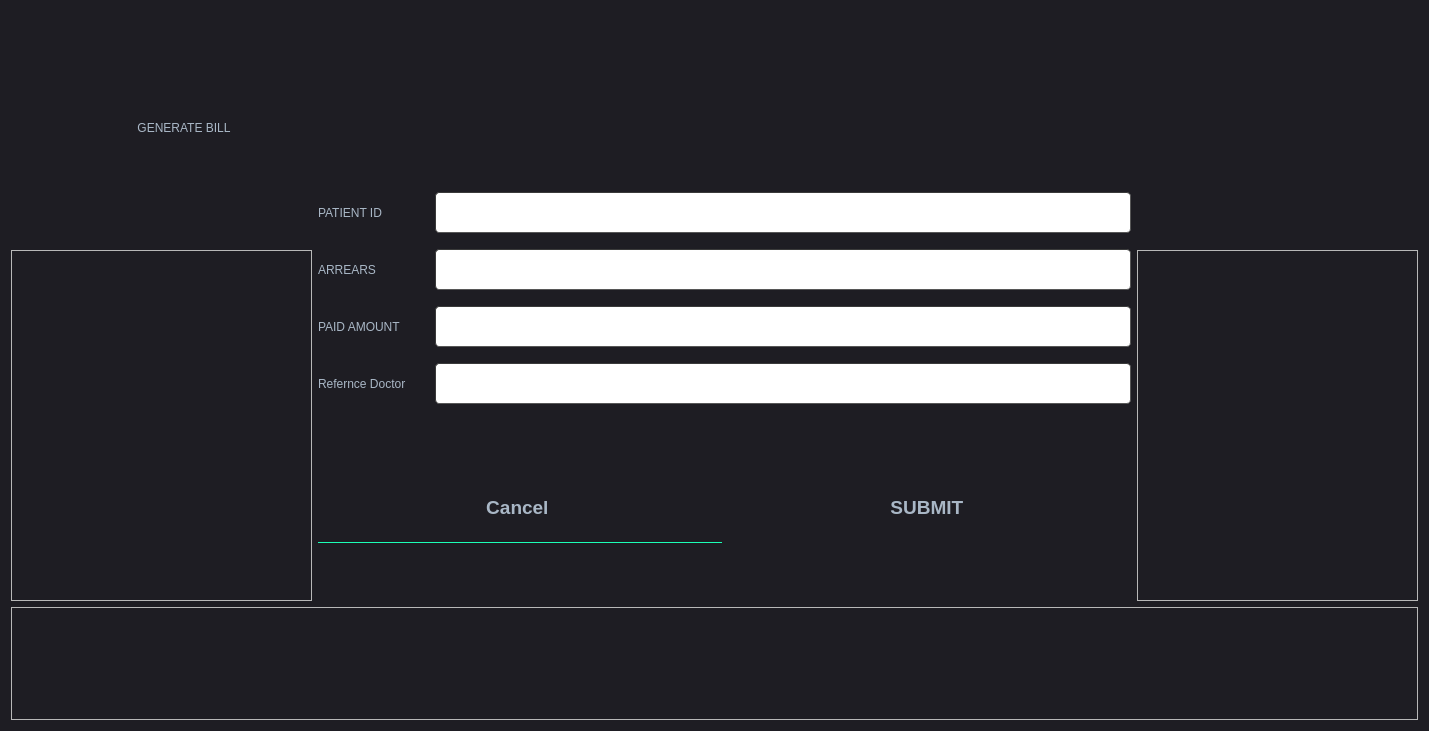
<?xml version="1.0" encoding="UTF-8"?>
<ui version="4.0">
 <class>Dialogbill</class>
 <widget class="QDialog" name="Dialogbill">
  <property name="geometry">
   <rect>
    <x>0</x>
    <y>0</y>
    <width>1429</width>
    <height>731</height>
   </rect>
  </property>
  <property name="windowTitle">
   <string>Dialog</string>
  </property>
  <property name="styleSheet">
   <string notr="true">
QMainWindow {
	background-color:#1e1d23;
}
QDialog {
	background-color:#1e1d23;
}
QColorDialog {
	background-color:#1e1d23;
}
QTextEdit {
	background-color:#1e1d23;
	color: #a9b7c6;
}
QPlainTextEdit {
	selection-background-color:#007b50;
	background-color:#1e1d23;
	border-style: solid;
	border-top-color: transparent;
	border-right-color: transparent;
	border-left-color: transparent;
	border-bottom-color: transparent;
	border-width: 1px;
	color: #a9b7c6;
}
QPushButton{
	border-style: solid;
	border-top-color: transparent;
	border-right-color: transparent;
	border-left-color: transparent;
	border-bottom-color: transparent;
	border-width: 1px;
	border-style: solid;
	color: #a9b7c6;
	padding: 2px;
	background-color: #1e1d23;
}
QPushButton::default{
	border-style: inset;
	border-top-color: transparent;
	border-right-color: transparent;
	border-left-color: transparent;
	border-bottom-color: #04b97f;
	border-width: 1px;
	color: #a9b7c6;
	padding: 2px;
	background-color: #1e1d23;
}
QToolButton {
	border-style: solid;
	border-top-color: transparent;
	border-right-color: transparent;
	border-left-color: transparent;
	border-bottom-color: #04b97f;
	border-bottom-width: 1px;
	border-style: solid;
	color: #a9b7c6;
	padding: 2px;
	background-color: #1e1d23;
}
QToolButton:hover{
	border-style: solid;
	border-top-color: transparent;
	border-right-color: transparent;
	border-left-color: transparent;
	border-bottom-color: #37efba;
	border-bottom-width: 2px;
	border-style: solid;
	color: #FFFFFF;
	padding-bottom: 1px;
	background-color: #1e1d23;
}
QPushButton:hover{
	border-style: solid;
	border-top-color: transparent;
	border-right-color: transparent;
	border-left-color: transparent;
	border-bottom-color: #37efba;
	border-bottom-width: 1px;
	border-style: solid;
	color: #FFFFFF;
	padding-bottom: 2px;
	background-color: #1e1d23;
}
QPushButton:pressed{
	border-style: solid;
	border-top-color: transparent;
	border-right-color: transparent;
	border-left-color: transparent;
	border-bottom-color: #37efba;
	border-bottom-width: 2px;
	border-style: solid;
	color: #37efba;
	padding-bottom: 1px;
	background-color: #1e1d23;
}
QPushButton:disabled{
	border-style: solid;
	border-top-color: transparent;
	border-right-color: transparent;
	border-left-color: transparent;
	border-bottom-color: #808086;
	border-bottom-width: 2px;
	border-style: solid;
	color: #808086;
	padding-bottom: 1px;
	background-color: #1e1d23;
}
QLineEdit {
	border-width: 1px; border-radius: 4px;
	border-color: rgb(58, 58, 58);
	border-style: inset;
	padding: 0 8px;
	color: #a9b7c6;
	background:#1e1d23;
	selection-background-color:#007b50;
	selection-color: #FFFFFF;
}
QLabel {
	color: #a9b7c6;
}
QLCDNumber {
	color: #37e6b4;
}
QProgressBar {
	text-align: center;
	color: rgb(240, 240, 240);
	border-width: 1px; 
	border-radius: 10px;
	border-color: rgb(58, 58, 58);
	border-style: inset;
	background-color:#1e1d23;
}
QProgressBar::chunk {
	background-color: #04b97f;
	border-radius: 5px;
}
QMenuBar {
	background-color: #1e1d23;
}
QMenuBar::item {
	color: #a9b7c6;
  	spacing: 3px;
  	padding: 1px 4px;
  	background: #1e1d23;
}

QMenuBar::item:selected {
  	background:#1e1d23;
	color: #FFFFFF;
}
QMenu::item:selected {
	border-style: solid;
	border-top-color: transparent;
	border-right-color: transparent;
	border-left-color: #04b97f;
	border-bottom-color: transparent;
	border-left-width: 2px;
	color: #FFFFFF;
	padding-left:15px;
	padding-top:4px;
	padding-bottom:4px;
	padding-right:7px;
	background-color: #1e1d23;
}
QMenu::item {
	border-style: solid;
	border-top-color: transparent;
	border-right-color: transparent;
	border-left-color: transparent;
	border-bottom-color: transparent;
	border-bottom-width: 1px;
	border-style: solid;
	color: #a9b7c6;
	padding-left:17px;
	padding-top:4px;
	padding-bottom:4px;
	padding-right:7px;
	background-color: #1e1d23;
}
QMenu{
	background-color:#1e1d23;
}
QTabWidget {
	color:rgb(0,0,0);
	background-color:#1e1d23;
}
QTabWidget::pane {
		border-color: rgb(77,77,77);
		background-color:#1e1d23;
		border-style: solid;
		border-width: 1px;
    	border-radius: 6px;
}
QTabBar::tab {
	border-style: solid;
	border-top-color: transparent;
	border-right-color: transparent;
	border-left-color: transparent;
	border-bottom-color: transparent;
	border-bottom-width: 1px;
	border-style: solid;
	color: #808086;
	padding: 3px;
	margin-left:3px;
	background-color: #1e1d23;
}
QTabBar::tab:selected, QTabBar::tab:last:selected, QTabBar::tab:hover {
  	border-style: solid;
	border-top-color: transparent;
	border-right-color: transparent;
	border-left-color: transparent;
	border-bottom-color: #04b97f;
	border-bottom-width: 2px;
	border-style: solid;
	color: #FFFFFF;
	padding-left: 3px;
	padding-bottom: 2px;
	margin-left:3px;
	background-color: #1e1d23;
}

QCheckBox {
	color: #a9b7c6;
	padding: 2px;
}
QCheckBox:disabled {
	color: #808086;
	padding: 2px;
}

QCheckBox:hover {
	border-radius:4px;
	border-style:solid;
	padding-left: 1px;
	padding-right: 1px;
	padding-bottom: 1px;
	padding-top: 1px;
	border-width:1px;
	border-color: rgb(87, 97, 106);
	background-color:#1e1d23;
}
QCheckBox::indicator:checked {

	height: 10px;
	width: 10px;
	border-style:solid;
	border-width: 1px;
	border-color: #04b97f;
	color: #a9b7c6;
	background-color: #04b97f;
}
QCheckBox::indicator:unchecked {

	height: 10px;
	width: 10px;
	border-style:solid;
	border-width: 1px;
	border-color: #04b97f;
	color: #a9b7c6;
	background-color: transparent;
}
QRadioButton {
	color: #a9b7c6;
	background-color: #1e1d23;
	padding: 1px;
}
QRadioButton::indicator:checked {
	height: 10px;
	width: 10px;
	border-style:solid;
	border-radius:5px;
	border-width: 1px;
	border-color: #04b97f;
	color: #a9b7c6;
	background-color: #04b97f;
}
QRadioButton::indicator:!checked {
	height: 10px;
	width: 10px;
	border-style:solid;
	border-radius:5px;
	border-width: 1px;
	border-color: #04b97f;
	color: #a9b7c6;
	background-color: transparent;
}
QStatusBar {
	color:#027f7f;
}
QSpinBox {
	color: #a9b7c6;	
	background-color: #1e1d23;
}
QDoubleSpinBox {
	color: #a9b7c6;	
	background-color: #1e1d23;
}
QTimeEdit {
	color: #a9b7c6;	
	background-color: #1e1d23;
}
QDateTimeEdit {
	color: #a9b7c6;	
	background-color: #1e1d23;
}
QDateEdit {
	color: #a9b7c6;	
	background-color: #1e1d23;
}
QComboBox {
	color: #a9b7c6;	
	background: #1e1d23;
}
QComboBox:editable {
	background: #1e1d23;
	color: #a9b7c6;
	selection-background-color: #1e1d23;
}
QComboBox QAbstractItemView {
	color: #a9b7c6;	
	background: #1e1d23;
	selection-color: #FFFFFF;
	selection-background-color: #1e1d23;
}
QComboBox:!editable:on, QComboBox::drop-down:editable:on {
	color: #a9b7c6;	
	background: #1e1d23;
}
QFontComboBox {
	color: #a9b7c6;	
	background-color: #1e1d23;
}
QToolBox {
	color: #a9b7c6;
	background-color: #1e1d23;
}
QToolBox::tab {
	color: #a9b7c6;
	background-color: #1e1d23;
}
QToolBox::tab:selected {
	color: #FFFFFF;
	background-color: #1e1d23;
}
QScrollArea {
	color: #FFFFFF;
	background-color: #1e1d23;
}
QSlider::groove:horizontal {
	height: 5px;
	background: #04b97f;
}
QSlider::groove:vertical {
	width: 5px;
	background: #04b97f;
}
QSlider::handle:horizontal {
	background: qlineargradient(x1:0, y1:0, x2:1, y2:1, stop:0 #b4b4b4, stop:1 #8f8f8f);
	border: 1px solid #5c5c5c;
	width: 14px;
	margin: -5px 0;
	border-radius: 7px;
}
QSlider::handle:vertical {
	background: qlineargradient(x1:1, y1:1, x2:0, y2:0, stop:0 #b4b4b4, stop:1 #8f8f8f);
	border: 1px solid #5c5c5c;
	height: 14px;
	margin: 0 -5px;
	border-radius: 7px;
}
QSlider::add-page:horizontal {
    background: white;
}
QSlider::add-page:vertical {
    background: white;
}
QSlider::sub-page:horizontal {
    background: #04b97f;
}
QSlider::sub-page:vertical {
    background: #04b97f;
}</string>
  </property>
  <layout class="QGridLayout" name="gridLayout_2">
   <item row="0" column="0" rowspan="2" colspan="2">
    <widget class="QLabel" name="label">
     <property name="minimumSize">
      <size>
       <width>641</width>
       <height>191</height>
      </size>
     </property>
     <property name="styleSheet">
      <string notr="true">font: 30pt &quot;Modern No. 20&quot;;</string>
     </property>
     <property name="text">
      <string>                                      GENERATE BILL   </string>
     </property>
    </widget>
   </item>
   <item row="1" column="1" rowspan="2">
    <layout class="QGridLayout" name="gridLayout">
     <item row="0" column="0">
      <layout class="QVBoxLayout" name="verticalLayout">
       <item>
        <layout class="QHBoxLayout" name="horizontalLayout_4">
         <item>
          <widget class="QLabel" name="label_5">
           <property name="minimumSize">
            <size>
             <width>111</width>
             <height>51</height>
            </size>
           </property>
           <property name="styleSheet">
            <string notr="true">font: 25pt &quot;Modern No. 20&quot;;</string>
           </property>
           <property name="text">
            <string>PATIENT ID     </string>
           </property>
          </widget>
         </item>
         <item>
          <widget class="QLineEdit" name="line_patient">
           <property name="minimumSize">
            <size>
             <width>377</width>
             <height>41</height>
            </size>
           </property>
           <property name="font">
            <font>
             <pointsize>14</pointsize>
             <bold>true</bold>
            </font>
           </property>
           <property name="styleSheet">
            <string notr="true">background-color:rgb(255, 255, 255)</string>
           </property>
          </widget>
         </item>
        </layout>
       </item>
       <item>
        <layout class="QHBoxLayout" name="horizontalLayout">
         <item>
          <widget class="QLabel" name="label_2">
           <property name="minimumSize">
            <size>
             <width>111</width>
             <height>51</height>
            </size>
           </property>
           <property name="styleSheet">
            <string notr="true">font: 25pt &quot;Modern No. 20&quot;;</string>
           </property>
           <property name="text">
            <string>ARREARS         </string>
           </property>
          </widget>
         </item>
         <item>
          <widget class="QLineEdit" name="linearrears">
           <property name="minimumSize">
            <size>
             <width>377</width>
             <height>41</height>
            </size>
           </property>
           <property name="font">
            <font>
             <pointsize>14</pointsize>
             <bold>true</bold>
            </font>
           </property>
           <property name="styleSheet">
            <string notr="true">background-color:rgb(255, 255, 255)</string>
           </property>
          </widget>
         </item>
        </layout>
       </item>
       <item>
        <layout class="QHBoxLayout" name="horizontalLayout_5">
         <item>
          <widget class="QLabel" name="label_6">
           <property name="minimumSize">
            <size>
             <width>111</width>
             <height>51</height>
            </size>
           </property>
           <property name="styleSheet">
            <string notr="true">font: 25pt &quot;Modern No. 20&quot;;</string>
           </property>
           <property name="text">
            <string>PAID AMOUNT </string>
           </property>
          </widget>
         </item>
         <item>
          <widget class="QLineEdit" name="linepaid">
           <property name="minimumSize">
            <size>
             <width>375</width>
             <height>41</height>
            </size>
           </property>
           <property name="font">
            <font>
             <pointsize>14</pointsize>
             <bold>true</bold>
            </font>
           </property>
           <property name="styleSheet">
            <string notr="true">background-color:rgb(255, 255, 255)</string>
           </property>
          </widget>
         </item>
        </layout>
       </item>
       <item>
        <layout class="QHBoxLayout" name="horizontalLayout_6">
         <item>
          <widget class="QLabel" name="label_7">
           <property name="minimumSize">
            <size>
             <width>111</width>
             <height>51</height>
            </size>
           </property>
           <property name="styleSheet">
            <string notr="true">font: 25pt &quot;Modern No. 20&quot;;</string>
           </property>
           <property name="text">
            <string>Refernce Doctor</string>
           </property>
          </widget>
         </item>
         <item>
          <widget class="QLineEdit" name="linedoctor">
           <property name="minimumSize">
            <size>
             <width>375</width>
             <height>41</height>
            </size>
           </property>
           <property name="font">
            <font>
             <pointsize>14</pointsize>
             <bold>true</bold>
            </font>
           </property>
           <property name="styleSheet">
            <string notr="true">background-color:rgb(255, 255, 255)</string>
           </property>
          </widget>
         </item>
        </layout>
       </item>
      </layout>
     </item>
     <item row="1" column="0">
      <layout class="QHBoxLayout" name="horizontalLayout_7">
       <item>
        <widget class="QPushButton" name="pushButton_2">
         <property name="minimumSize">
          <size>
           <width>301</width>
           <height>71</height>
          </size>
         </property>
         <property name="font">
          <font>
           <pointsize>14</pointsize>
           <bold>true</bold>
          </font>
         </property>
         <property name="text">
          <string>Cancel </string>
         </property>
        </widget>
       </item>
       <item>
        <widget class="QPushButton" name="pushButton">
         <property name="minimumSize">
          <size>
           <width>311</width>
           <height>71</height>
          </size>
         </property>
         <property name="font">
          <font>
           <pointsize>14</pointsize>
           <bold>true</bold>
          </font>
         </property>
         <property name="text">
          <string>SUBMIT </string>
         </property>
        </widget>
       </item>
      </layout>
     </item>
    </layout>
   </item>
   <item row="2" column="0">
    <widget class="QFrame" name="frame">
     <property name="minimumSize">
      <size>
       <width>301</width>
       <height>351</height>
      </size>
     </property>
     <property name="frameShape">
      <enum>QFrame::StyledPanel</enum>
     </property>
     <property name="frameShadow">
      <enum>QFrame::Raised</enum>
     </property>
    </widget>
   </item>
   <item row="2" column="2">
    <widget class="QFrame" name="frame_2">
     <property name="minimumSize">
      <size>
       <width>281</width>
       <height>341</height>
      </size>
     </property>
     <property name="frameShape">
      <enum>QFrame::StyledPanel</enum>
     </property>
     <property name="frameShadow">
      <enum>QFrame::Raised</enum>
     </property>
    </widget>
   </item>
   <item row="3" column="0" colspan="3">
    <widget class="QFrame" name="frame_3">
     <property name="minimumSize">
      <size>
       <width>1221</width>
       <height>91</height>
      </size>
     </property>
     <property name="frameShape">
      <enum>QFrame::StyledPanel</enum>
     </property>
     <property name="frameShadow">
      <enum>QFrame::Raised</enum>
     </property>
    </widget>
   </item>
  </layout>
 </widget>
 <resources/>
 <connections/>
</ui>
